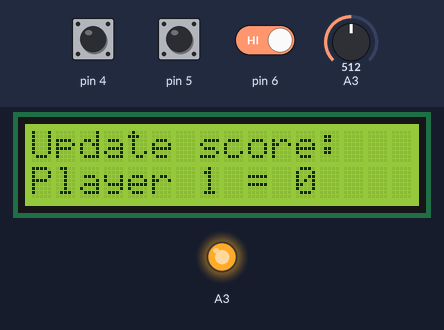
This sketch was run on a simulated Arduino Uno, built with avr-gcc and run on an emulated ATmega328P. Shown: 16×2 character LCD, output pins drawn as LEDs (lit = HIGH). The inputs (shaded band) are chosen by the test bench; at power-on: pin 4 HIGH, pin 5 HIGH, pin 6 HIGH, A3 = 512. EEPROM starts erased.

Above: at 1.2 s.
1.3 s: pin 4 pulled LOW for 3.2 s
At 3.9 s:
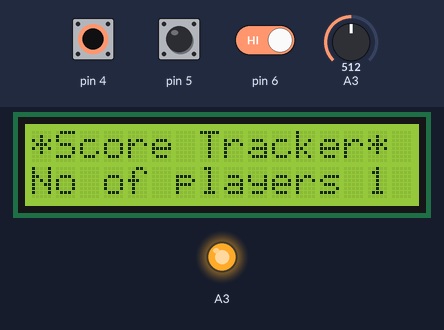
6.0 s: pin 5 pulled LOW for 0.15 s
At 7.3 s:
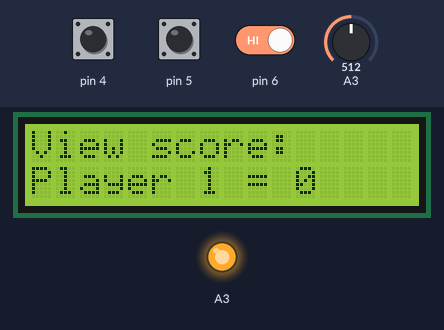
7.6 s: pin 4 pulled LOW for 0.15 s
At 8.7 s:
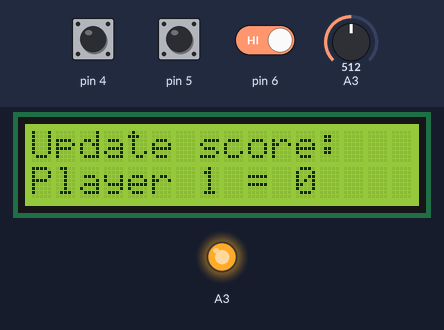
9.2 s: pin 5 pulled LOW for 1 s
At 11.3 s:
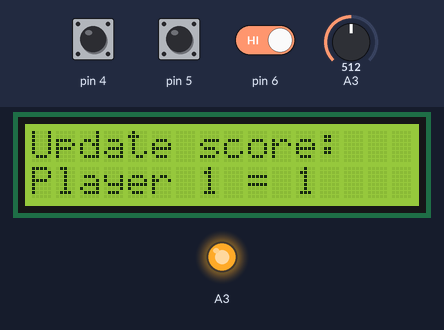
11.7 s: pin 5 driven LOW and pin 6 driven LOW
At 14.1 s:
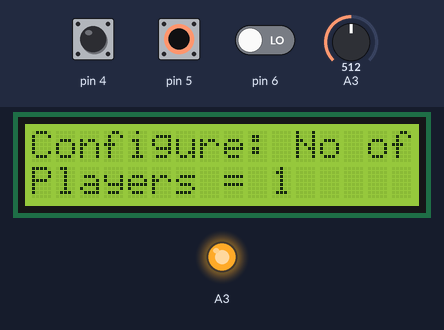
14.7 s: pin 4 pulled LOW for 1 s
At 16.8 s:
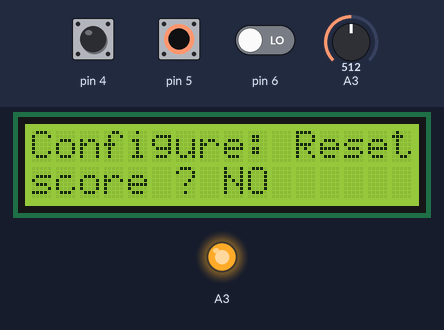
Timing chart, 0 to 18.2 s (numbered marks = the images above; inputs shaded):
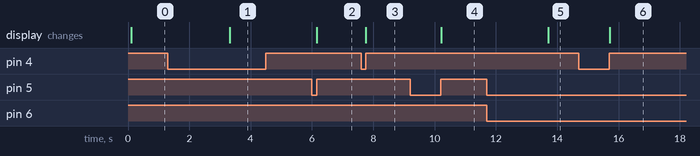

Measured:
- after the input at 1.3 s, the display: changes after 2.0 s (image 1)
- after the input at 6.0 s, the display: changes after 0.16 s (image 2)
- after the input at 7.6 s, the display: changes after 0.16 s (image 3)
- after the input at 9.2 s, the display: changes after 1.0 s (image 4)
- after the input at 11.7 s, the display: changes after 2.0 s (image 5)
- after the input at 14.7 s, the display: first changes after 1.0 s (image 6 shows a later state)

The sketch:

Multi_Player_Score_Tracker.ino
```cpp
#include <LiquidCrystal.h>
#include <MsTimer2.h>
#include <EEPROM.h>

#define MAX_PLAYERS 50    // maximum allowed, depends on EEPROM size & memory available
#define MIN_PLAYERS 1     // minimum players needed
#define debounce 50       // switch debounce time, in milli seconds
#define HOLDTIME 2000     // for switch long click , in milli seconds
#define INT_SIZE 2
#define MAX_SCORE_STEP 10 // maximum number allowed for scoreStep variable

int players;
int scoreStep = 1 ;      // default value for score increase/decrease by this number
int currentPlayer;
int playerButtonState;
int upButtonState;
int dnButtonState;
int mode = 0 ; // operation modes:  0 = view score, 1 = update score , 2 = configure
int POINTS[MAX_PLAYERS+1] ;   // runtime score stored in an array
unsigned long configWait;
boolean configStarted = LOW;
int configMode = 1; // configuration modes: 1 = no of players, 2 = reset score , 3 = score STEP
boolean resetScore = LOW;
LiquidCrystal lcd(7, 8, 9, 10, 11, 12); // initialize LCD


// ++++++++++ BEGIN: Class sButton ++++++++++
// orginal button click logic is from http://jmsarduino.blogspot.com
// I did convert it into a Class so that I can create multiple objects
class sButton {
    const byte pin;
    int state;
    int prevState;
    int overallState; // 0 = not clicked , 1 = short click , 2 = long click (hold)
    boolean ignoreUp;
    boolean hold;
    unsigned long buttonUpMs;
    unsigned long buttonDownMs;


  public:
    sButton(byte attachTo) :
      pin(attachTo)
    {
    }

    void setup() {
      pinMode(pin, INPUT_PULLUP);
      state = LOW;
      hold = false;
      prevState = LOW;
      ignoreUp = false;
    }

    int stateCheck() {
      overallState = 0;
      state = digitalRead(pin);
      // Test for button pressed and store the down time
      if (state  == LOW && prevState == HIGH && (millis() - buttonUpMs ) > long(debounce))
      {
           buttonDownMs = millis();
      }
      // Test for button release and store the up time
      if (state == HIGH && prevState == LOW && (millis() - buttonDownMs) > long(debounce))
      {
        if (ignoreUp == false) {
            overallState = 1;
        }
        else ignoreUp = false;
        buttonUpMs = millis();
       }

    // Test for button held down for longer than the hold time
     if (state == LOW && (millis() - buttonDownMs) > long(HOLDTIME))
     {
        ignoreUp = true;
        hold = true;
        buttonDownMs = millis();
        overallState = 2;
      }

      prevState = state;
      return overallState;
    }
};
// ------------END:  Class sButton --------------


// +++++++++++++ Main : Starts here ++++++++++++++++

sButton playerButton(4);      // initilaize didital pin 4 for Player sellection
sButton upButton(5);          // initialize digitla pin 5 for score increment operation
sButton dnButton(6);          // initialize digital pin 6 for score decrement operaiton

void setup() {
  playerButton.setup();
  upButton.setup();
  dnButton.setup();
  initScores();
  MsTimer2::set(10, powerLossDetector); // 10ms timer to check powerloss
  MsTimer2::start();
  lcd.begin(16, 2);
  currentPlayer=0;
  showWelcome();
}

void loop() {
  playerButtonState = playerButton.stateCheck();
  upButtonState = upButton.stateCheck();
  dnButtonState = dnButton.stateCheck();

  // +++ BEGIN: Block for handling configuration  +++++++++
  // In confure mode number of players can be set & can reset every player's score to 0
  //
  // config mode begins by holding upbutton for HOLDTIME
  if (upButtonState == 2 || mode == 2 ) {
    if (mode != 2 ) {
      configWait = millis();            // config mode begins, up button in hold, waititng for dn button
    }
    mode = 2;
    if (dnButtonState == 2) {           // dn button also held for HOLDTIME
        configStarted = HIGH;           // now we enter into configuraiton mode
        lcd.clear();
    }

    // to return back to view mode if the dn button wasnt long-clicked within HOLDTIME window
    if (millis() - configWait > HOLDTIME && configStarted == LOW) mode = 0;

    if (configStarted == HIGH) {          // now we are in configuraiton mode
       switch(configMode){
        case 1: doPlayerCountConfig();  break;
        case 2: doResetScore(); break;
        case 3: doScoreStep(); break;
        default: break;
       }

      if ( playerButtonState == 1) {      // changing config mode
        switch (configMode) {
          case 1: configMode = 2 ; playerButtonState = 0 ; lcd.clear(); break;
          case 2: configMode = 3 ; playerButtonState = 0 ; lcd.clear(); break;
          case 3: configMode = 1 ; playerButtonState = 0 ; lcd.clear(); break;
          default:  break;
        }
      }

        if ( playerButtonState == 2) {    // exit from configuration mode
          mode = 0;
          configMode = 1 ;
          showWelcome();
        }
    }

    // returning to the begining op loop as we are in configuraiton mode
    return ;
  }
  configStarted = LOW;
  // ---- END: Block for handling configuration (number of players) ---------


  // +++ BEGIN: Block for updating score of each player  +++++++++
  if ( playerButtonState == 1) {    // jump to update score mode if update button pressed
    lcd.clear();
    if (currentPlayer == 0) currentPlayer++;
    if (mode == 1 ) currentPlayer++;  // move to next player
    mode = 1;
    if (currentPlayer > players ) currentPlayer = 1 ;
  }

  if (mode == 1 ) {               // to stay in update score mode, show score on display
    doUpdateScore();
  }
  // ----  END: Block for updating score of each player  -------


  // +++ BEGIN: Block for displaying score of each player  +++++++++
   if (mode == 0 && (upButtonState == 1 || dnButtonState == 1)) { // to view score
    lcd.clear();
    showPlayerScore();
   }
 // --- END : Block for displaying score of each player  --------


  // +++ BEGIN: Block for exiting from any mode to welcome screen  +++++++++
    if ( playerButtonState == 2) {    // to exit from current  mode to  home screen
        mode = 0 ;
        currentPlayer = 0 ;
        showWelcome();
    }
  // ---- END: Block for exiting from any mode to welcome screen  --------

}

// -------------  Main : Ends here ---------------


// function for showing welcome screen
void showWelcome() {
  if (resetScore == HIGH ) {
    for (int p = 1 ; p <= players ; p++ ) {
      POINTS[p]=0;
    }

    resetScore = LOW;
  }

  lcd.clear();
  lcd.print ("*Score Tracker*");
  lcd.setCursor(0, 1);
  lcd.print ("No of players ");
  lcd.print (players);
  lcd.noBlink();
}


// function for showing individual player's score
void showPlayerScore () {
    if (upButtonState == 1 ) currentPlayer++ ;
    if (dnButtonState == 1) currentPlayer--;
    if (currentPlayer > players) currentPlayer = 1;
    if (currentPlayer < 1) currentPlayer = players;
    lcd.setCursor(0, 0);
    lcd.print ("View score:");
    lcd.setCursor(0, 1);
    lcd.print ("Player ");
    lcd.print (currentPlayer);
    lcd.print (" = ");
    lcd.print (POINTS[currentPlayer]);
    lcd.print (" ");
}

// function for updating individual player's score
void doUpdateScore () {
    lcd.setCursor(0, 0);
    lcd.print ("Update score:");
    lcd.setCursor(0, 1);
    lcd.print ("Player ");
    lcd.print (currentPlayer);
    lcd.print (" = ");
    lcd.print (POINTS[currentPlayer]);
    lcd.print (" ");

   if (mode == 1 && upButtonState == 1) {   // increment score if up button pressed
    POINTS[currentPlayer] += scoreStep;
   }
   if (mode == 1 && dnButtonState == 1) {   // decrement point if down button pressed
    if (POINTS[currentPlayer] != 0 )
      POINTS[currentPlayer] -= scoreStep;
   }
}

// function for  reset all  player's score
void doResetScore() {
  lcd.setCursor(0, 0);
  lcd.print("Configure: Reset");
  lcd.setCursor(0, 1);
  lcd.print("score ? ");
  if (resetScore == LOW ) {
    lcd.print("NO ");
  } else {
    lcd.print("YES");
  }

  if (upButtonState == 1) {   // increment score if up button pressed
    resetScore = HIGH;
   }
  if (dnButtonState == 1) {   // decrement point if down button pressed
    resetScore = LOW;
   }
}

// function for configuring number of players
void doPlayerCountConfig () {
     lcd.setCursor(0, 0);
     lcd.print ("Configure: No of ");
     lcd.setCursor(0, 1);
     lcd.print("Players = ");
     lcd.print(players);
     lcd.print(" ");
     if (upButtonState == 1) {         // increment number of players
         players++;
         if (players > MAX_PLAYERS) {
           players = MAX_PLAYERS;        // limiting players to MAX_PLAYERS
         }
     }
     if (dnButtonState == 1) {         // decement number of players
        players--;
        if (players < MIN_PLAYERS) {
          players = MIN_PLAYERS;
        }

     }
}


// function for configuring sccore increase/decrease step
void doScoreStep () {
     lcd.setCursor(0, 0);
     lcd.print ("Configure: Score ");
     lcd.setCursor(0, 1);
     lcd.print("Step  = ");
     lcd.print(scoreStep);
     lcd.print(" ");
     if (upButtonState == 1) {         // increment number of players
         scoreStep++;
         if (scoreStep > MAX_SCORE_STEP ) {
            scoreStep = MAX_SCORE_STEP;
         }
     }
     if (dnButtonState == 1) {         // decement number of players
        scoreStep--;
        if (scoreStep < 1 ) {
          scoreStep = 1;              // minimum step value is 1
        }

     }
}


// function called by timer to detect power loss and save into EEPROM
// coutrsey to Darieee's youtube video on power losss detection
void powerLossDetector () {
  int eeAddress = 0;
  int eeValue = 0;
  digitalWrite(LED_BUILTIN, LOW);
  if (analogRead(A3) < 920) {
        pinMode(A3, OUTPUT);
        digitalWrite (A3, HIGH);
        return;
  }

  pinMode(A3, INPUT);
  if (analogRead(A3) > 1000) {  // this happens only when power fails
    eeAddress = 0;
    EEPROM.put( eeAddress, players);
    eeAddress+=INT_SIZE;
    EEPROM.put( eeAddress, scoreStep);
    eeAddress+=INT_SIZE;
    for(int i=1; i<=players; i++) {
      EEPROM.put( eeAddress, POINTS[i]);    // save score into EEPROM
      eeAddress+=INT_SIZE;
    }
    MsTimer2::stop();
    digitalWrite(LED_BUILTIN, HIGH);
  }
}

// function to read from EEPROM and initailize score
void initScores() {
  int eeAddress = 512;        // address 512  for tracking EEPROM usage
  int eeValue = 0;
  EEPROM.get( eeAddress, eeValue);
  if (eeValue != 89 ) {       // looks like a fresh EEPROM
    EEPROM.put( eeAddress, 89);
    players = MIN_PLAYERS;
    eeAddress = 0;
    EEPROM.put( eeAddress, players);
    eeAddress+=INT_SIZE;
    EEPROM.put( eeAddress, scoreStep);
    for(int i=1; i<=players; i++) {
        eeAddress+=INT_SIZE;
        EEPROM.put( eeAddress, POINTS[i]);
    }
    return;
  }
  eeAddress = 0;
  EEPROM.get( eeAddress, players);
  eeAddress+=INT_SIZE;
  EEPROM.get( eeAddress, scoreStep);

  for(int i=1; i<=players; i++) {
    eeAddress+=INT_SIZE;
    EEPROM.get( eeAddress, eeValue);
    POINTS[i]=eeValue;
  }
}
```
